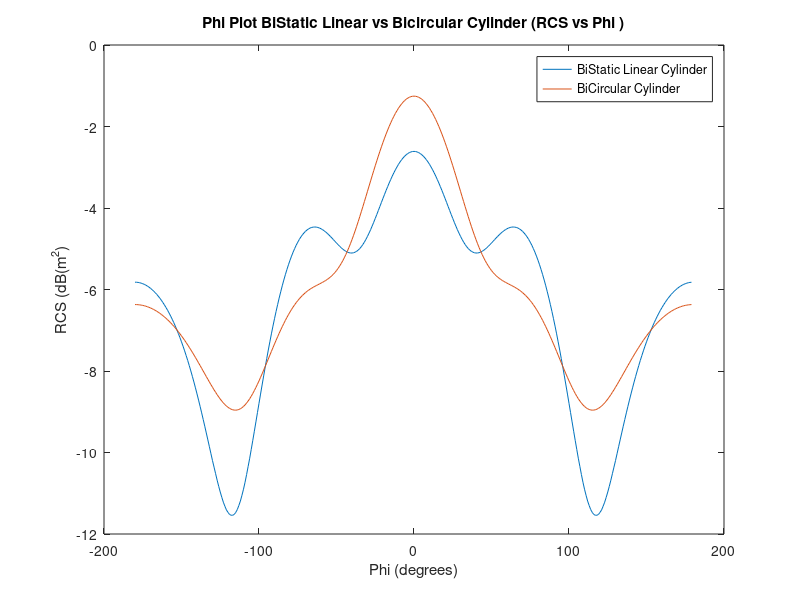

Recreate this plot in MATLAB.


% Load the data from the txt file
data = load('PhiPlotBiStaticVsBiCircular.txt');

% Determine the number of lines in the data
num_lines = size(data, 1) / 360;

% Create a new figure
figure;

% Loop over each line in the data
for i = 1:num_lines
    % Extract the x and y coordinates for the current line
    x = data((i-1)*360+1:i*360, 2);
    y = data((i-1)*360+1:i*360, 3);

    % Plot the line
    plot(x, y);
    
    % Add a legend for the line
    % legend(sprintf('f=1 (a= %d', i));
    
    % Add a hold on command to prevent overwriting previous plots
    hold on;
end

legend('BiStatic Linear Cylinder','BiCircular Cylinder');
% Setting labels
xlabel('Phi (degrees)');
ylabel('RCS (dB(m^2)');

% Chart Title
title('Phi Plot BiStatic Linear vs Bicircular Cylinder (RCS vs Phi )');
